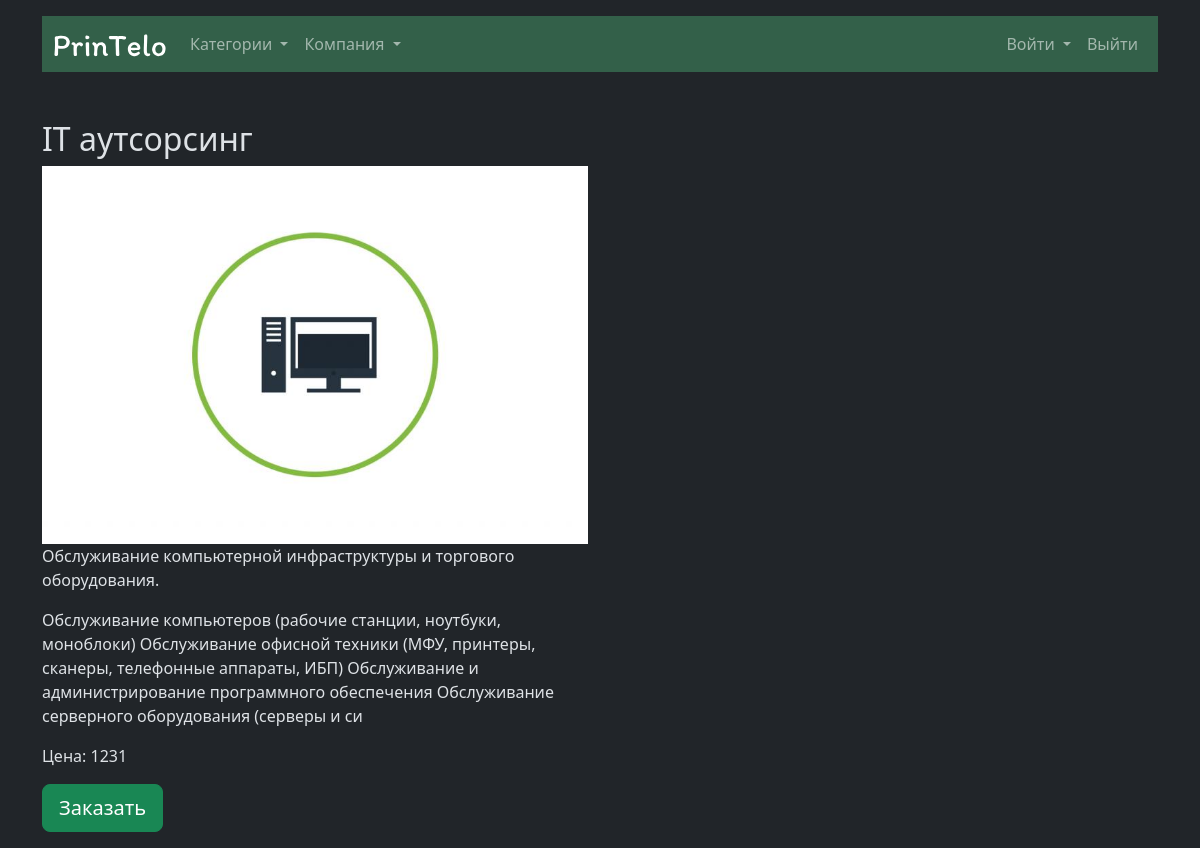
The page /full_service_info.php?id=7 on the database its author committed.
### tables this page shows
CREATE TABLE `services` (
  `id` int(11) NOT NULL,
  `name` varchar(255) NOT NULL,
  `description` varchar(255) NOT NULL,
  `price` varchar(255) NOT NULL,
  `image` text NOT NULL,
  `bigdescription` varchar(255) NOT NULL,
  `service_id` int(11) NOT NULL
);

### full_service_info.php (the view, shortened to what this page needs)
<?php include "header.php"; ?>
<?php
$servername = "localhost";
$username = "zoxan";
$password = "123";
$dbname = "textovarorg";
try {
    $db = new PDO("mysql:host=$servername;dbname=$dbname", $username, $password);
    $db->setAttribute(PDO::ATTR_ERRMODE, PDO::ERRMODE_EXCEPTION);
    if (isset($_GET['id'])) {
        $id = $_GET['id'];
        $stmt = $db->prepare("SELECT * FROM Services WHERE id = :id");
        $stmt->bindParam(':id', $id);
        $stmt->execute();
        $service = $stmt->fetch(PDO::FETCH_ASSOC);
        echo '<div class="container mt-5">';
        echo '<div class="row">';
        echo '<div class="col-md-6">';
        echo '<h2>' . $service['name'] . '</h2>';
        echo '<img src="' . $service['image'] . '" class="card-img" alt="Alt текст" style="max-width: 100%;">';
        echo '<p>' . $service['description'] . '</p>';
        echo '<p>' . $service['bigdescription'] . '</p>';
        echo '<p>Цена: ' . $service['price'] . '</p>';
        echo '</div>';
        echo '<div class="">';
        echo '<p><button type="submit" class="btn btn-success btn-lg">Заказать</button></p>';
        echo '</div>';
        echo '</div>';
        echo '</div>';
    } else {
        echo '<p class="text-danger">Ошибка: Не передан ID услуги.</p>';
    }
} catch (PDOException $e) {
    echo '<p class="text-danger">Ошибка получения данных: ' . $e->getMessage() . '</p>';
}
?>

### rows shown on the page
services: name "IT аутсорсинг", image (picture), description "Обслуживание компьютерной инфраструктуры и торгового оборудования.", bigdescription "Обслуживание компьютеров (рабочие станции, ноутбуки, моноблоки) Обслуживание офисной техники (МФУ, принтеры, сканеры, телефонные аппараты, ИБП) Обслуживание и администрирование программного обеспечения Обслуживание серверного оборудования (серверы и си", price "1231"
